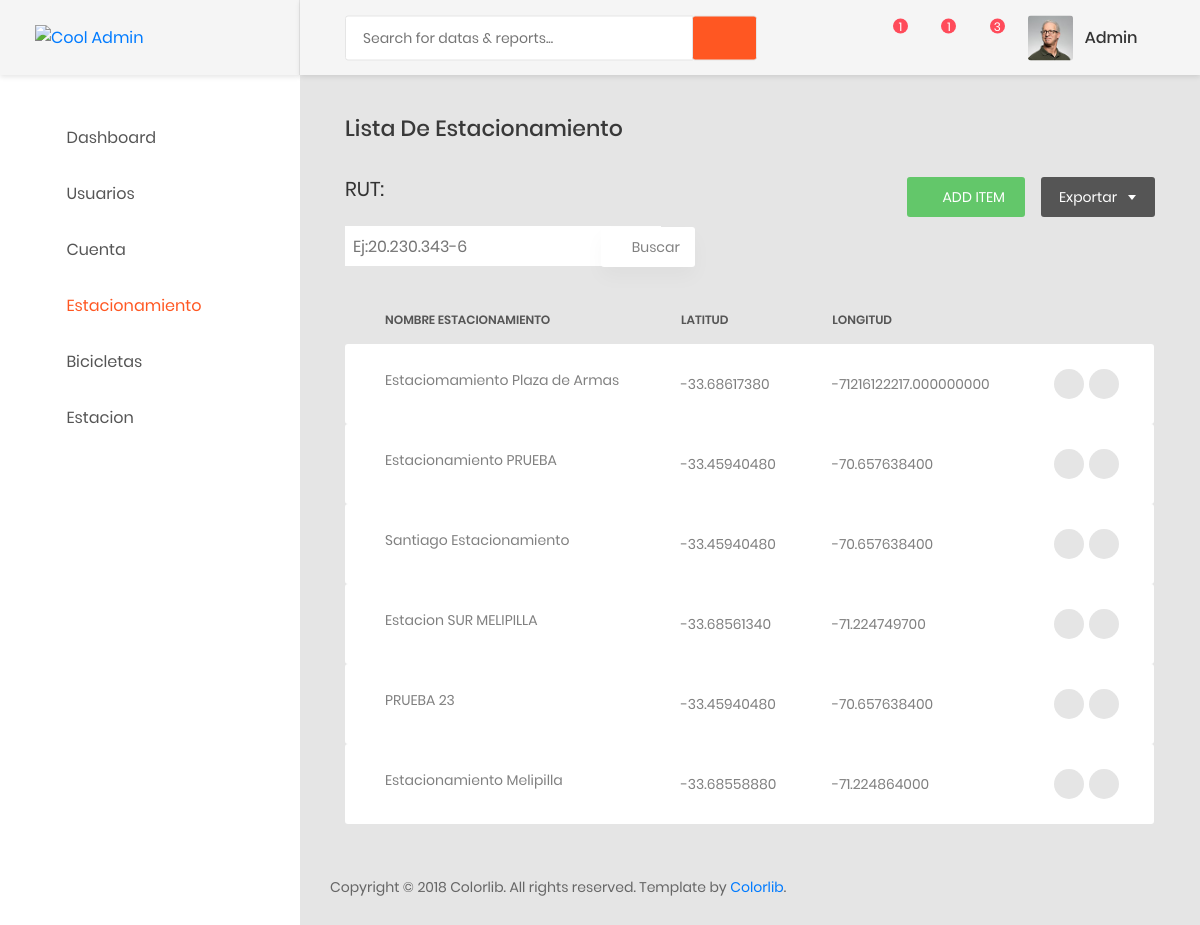
Before: /Dashboard/park/list (signed in) with the older database file.
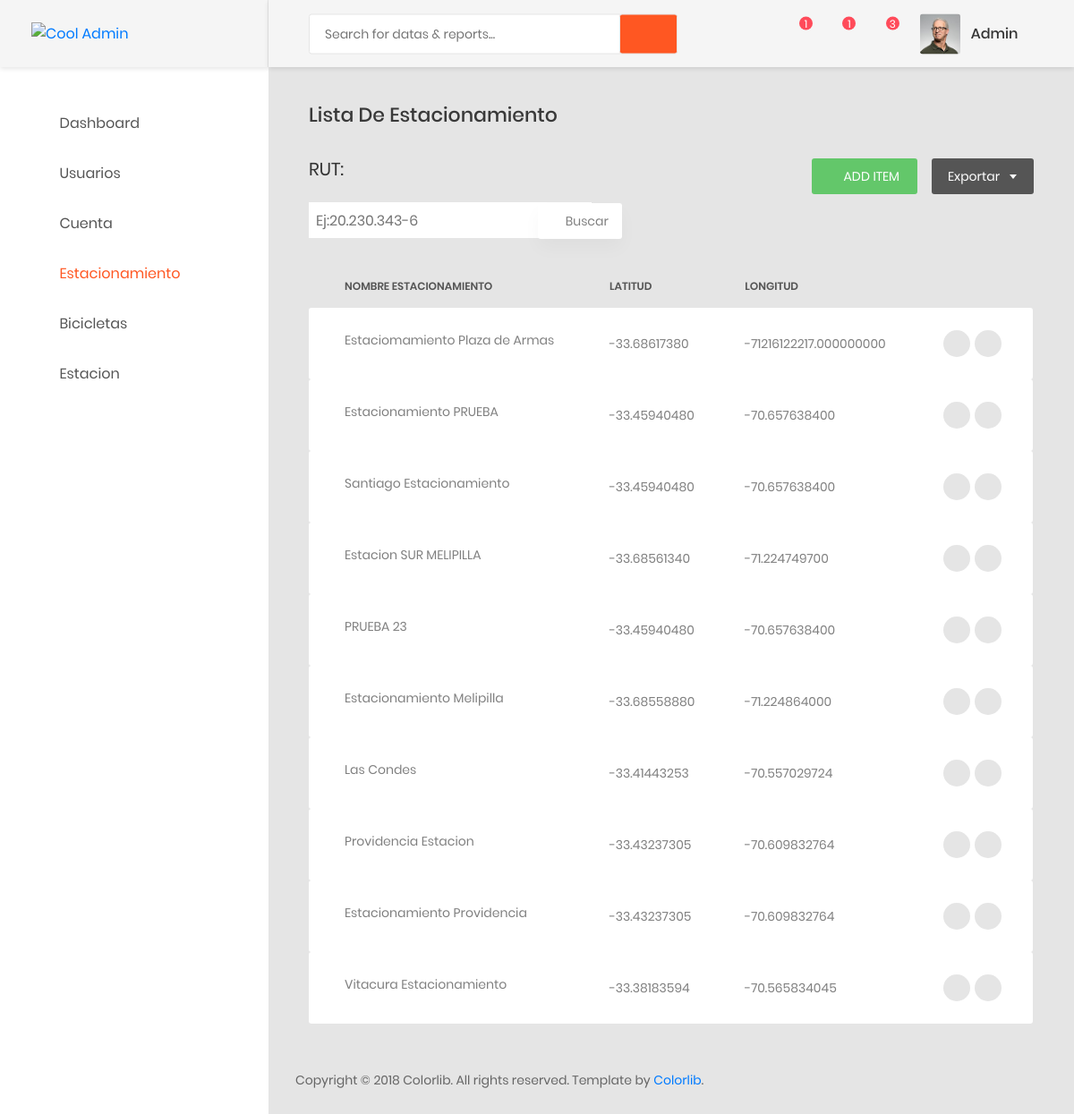
After: the same page with the newer database file.
### AppMobike/models.py (models this page shows, shortened)
class UserMobike(AbstractBaseUser):
     username=models.CharField('Nombre de usuario', unique=True,max_length=100)
     email=models.EmailField('Correo Electronico',max_length=254,unique=True)
     name=models.CharField('Nombre',max_length=200,blank=False,null=False)
     last_name=models.CharField('Apellido',max_length=200)
     user_type=models.CharField( max_length=300, default='Cliente')
     account_balance=models.CharField(max_length=50,default="0")
     Image_Profile = models.ImageField('Imagen de Perfil',   height_field=None, width_field=None, max_length=200)
     state_account = models.BooleanField( default=True)
     RUT=models.CharField('RUT',max_length=13 , unique=True)
     admin_user = models.BooleanField( default=False)
     objects=UserMobikeManager()
     USERNAME_FIELD= 'username'
     REQUIRED_FIELDS=['email','name','last_name','RUT']
     class Meta:
          verbose_name_plural="RUT"

class BicycleParking(models.Model):
      name= models.CharField('Nombre Estacionamiento', max_length=200,unique=True,null=False)
      Latitude= models.DecimalField('Latitud',max_digits=22, decimal_places=8, blank=True, null=False)
      Longitude= models.DecimalField('Longitud',max_digits=22, decimal_places=9, blank=True, null=False)

### AppMobike/Controllers/UserController.py (the view)
# urls.py: path('Dashboard/park/list', UserController.ListParkStation , name='ListParkStation'),
def ListParkStation(request):
     if CheckStatusAccount(request):
        return HttpResponse("<h1>Tu Cuenta esta Bloqueda Contacta con Administración </h1> <a href=/logout>Cerrar Sesion</a> ." )
     if GetCurrentTypeUser(request)=="Funcionario" or GetCurrentTypeUser(request)=="Cliente":
        return HttpResponse("<h1>Acceso Denegado </h1> <a href=/Dashboard>ir Al Panel de Inicio</a> ." )
     all_BicycleParking={}
     all_BicycleParking = BicycleParking.objects.values()
     current_user=GetCurrentUser(request)
     all_BicycleParking = list(all_BicycleParking)
     return render(request,'views/ListPark.html', {'ListPark':all_BicycleParking, 'username':current_user})

### AppMobike/Controllers/UserController.py (called while the page is built)
def CheckStatusAccount(request):
     status_account = UserMobike.objects.get(id=request.user.id)
     if status_account.state_account == False:
        return True

def GetCurrentUser(request):
    current_user=request.user.username
    return current_user

def GetCurrentTypeUser(request):
    user_type=request.user.user_type
    return user_type

### AppMobike/templates/views/ListPark.html (shortened to what this page needs)
<!DOCTYPE html>
<html lang="en">
<head>
    <link href="/static/css/font-face.css" rel="stylesheet" media="all">
    <link href="/static/vendor/font-awesome-4.7/css/font-awesome.min.css" rel="stylesheet" media="all">
    <link href="/static/vendor/font-awesome-5/css/fontawesome-all.min.css" rel="stylesheet" media="all">
    <link href="/static/vendor/mdi-font/css/material-design-iconic-font.min.css" rel="stylesheet" media="all">
    <link href="/static/vendor/bootstrap-4.1/bootstrap.min.css" rel="stylesheet" media="all">
    <link href="/static/vendor/animsition/animsition.min.css" rel="stylesheet" media="all">
    <link href="/static/vendor/bootstrap-progressbar/bootstrap-progressbar-3.3.4.min.css" rel="stylesheet" media="all">
    <link href="/static/vendor/wow/animate.css" rel="stylesheet" media="all">
    <link href="/static/vendor/css-hamburgers/hamburgers.min.css" rel="stylesheet" media="all">
    <link href="/static/vendor/slick/slick.css" rel="stylesheet" media="all">
    <link href="/static/vendor/select2/select2.min.css" rel="stylesheet" media="all">
    <link href="/static/vendor/perfect-scrollbar/perfect-scrollbar.css" rel="stylesheet" media="all">
    <link href="/static/css/theme.css" rel="stylesheet" media="all">
</head>
<body class="animsition">
    <div class="page-wrapper">
        <aside class="menu-sidebar d-none d-lg-block">
            <div class="logo">
                <a href="#">
                    <img src="https://mobike.com/global/public/header_logo_dark.png" alt="Cool Admin" />
                </a>
            </div>
            <div class="menu-sidebar__content js-scrollbar1">
                <nav class="navbar-sidebar">
                    <ul class="list-unstyled navbar__list">
                        <li class="has-sub">
                            <a class="js-arrow" href="#">
                                <i class="fas fa-tachometer-alt"></i>Dashboard</a>
                        </li>
                        <li class="">
                            <a href="../../Dashboard/users">
                                <i class="fas fa-users"></i>Usuarios</a>
                        </li>
                        <li class="has-sub">
                            <a class="js-arrow" href="#">
                                <i class="fas fa-user"></i>Cuenta</a>
                        </li>
                        <li class="active has-sub">
                            <a class="js-arrow" href="#">
                                <i class="fas fa-map-marker-alt"></i>Estacionamiento</a>
                        </li>
                        <li class="has-sub">
                            <a class="js-arrow" href="#">
                                <i class="zmdi zmdi zmdi-bike"></i>Bicicletas</a>
                        </li>
                        <li class="has-sub">
                            <a class="js-arrow" href="#">
                                <i class="fas fa-map-marker-alt"></i>Estacion</a>
                        </li>
                    </ul>
                </nav>
            </div>
        </aside>
        <div class="page-container">
            <header class="header-desktop">
                <div class="section__content section__content--p30">
                    <div class="container-fluid">
                        <div class="header-wrap">
                            <form class="form-header" action="" method="POST">
                                <input class="au-input au-input--xl" type="text" name="search"
                                    placeholder="Search for datas &amp; reports..." />
                                <button class="au-btn--submit" type="submit">
                                    <i class="zmdi zmdi-search"></i>
                                </button>
                            </form>
                            <div class="header-button">
                                <div class="noti-wrap">
                                    <div class="noti__item js-item-menu">
                                        <i class="zmdi zmdi-comment-more"></i>
                                        <span class="quantity">1</span>
                                    </div>
                                    <div class="noti__item js-item-menu">
                                        <i class="zmdi zmdi-email"></i>
                                        <span class="quantity">1</span>
                                    </div>
                                    <div class="noti__item js-item-menu">
                                        <i class="zmdi zmdi-notifications"></i>
                                        <span class="quantity">3</span>
                                    </div>
                                </div>
                                <div class="account-wrap">
                                    <div class="account-item clearfix js-item-menu">
                                        <div class="image">
                                            <img src="/static/images/icon/avatar-01.jpg" alt="John Doe" />
                                        </div>
                                        <div class="content">
                                            <a class="js-acc-btn" href="#">{{username}}</a>
                                        </div>
                                    </div>
                                </div>
                            </div>
                        </div>
                    </div>
                </div>
            </header>
            <div class="main-content">
                <div class="section__content section__content--p30">
                    <div class="container-fluid">
                        <div class="row">
                            <div class="col-md-12">
                                <h3 class="title-5 m-b-35">Lista de Estacionamiento</h3>
                                <div class="table-data__tool">
                                    <div class="table-data__tool-left">
                                        <div class="rs-select2--light rs-select2--md">
                                            <h4 class="title-3 m-b-25" style="font-size: 20px;">RUT:</h4>
                                            <input type="text" placeholder="  Ej:20.230.343-6" style="height: 40px;">
                                        </div>
                                        <button class="au-btn-filter" style="margin-left:-50px;">
                                            <i class="zmdi zmdi-filter-list"></i>Buscar</button>
                                    </div>
                                    <div class="table-data__tool-right">
                                        <button class="au-btn au-btn-icon au-btn--green au-btn--small">
                                            <i class="zmdi zmdi-plus"></i>add item</button>
                                        <div class="rs-select2--dark rs-select2--sm rs-select2--dark2">
                                        </div>
                                    </div>
                                </div>
                                <div class="table-responsive table-responsive-data2">
                                    <table class="table table-data2">
                                        <thead>
                                            <tr>
                                                <th>
                                                Nombre Estacionamiento
                                                </th>
                                                <th>Latitud</th>
                                                <th>Longitud</th>
                                            </tr>
                                        </thead>
                                        <tbody>
                                            {% for row in ListPark %}
                                            <td>{{row.name}}</td>
                                            <td>
                                                <span class="desc">{{row.Latitude}}</span>
                                            </td>
                                            <td>
                                                <span class="desc">{{row.Longitude}}</span>
                                            </td>
                                            <td>
                                                <div class="table-data-feature">
                                                    <button onclick="" class="item" data-toggle="tooltip"
                                                        data-placement="top" title="Eliminar">
                                                        <a ><i
                                                                class="zmdi zmdi-block"></i></a>
                                                    </button>
                                                    <button class="item" data-toggle="tooltip" data-placement="top"
                                                        title="Veer">
                                                        <a name="username"
                                                            id="Eliminar"><i class="zmdi zmdi-delete"></i></a>
                                                    </button>
                                                </div>
                                            </td>
                                            {% endfor %}
                                        </tbody>
                                    </table>
                                </div>
                            </div>
                        </div>
                        <div class="row m-t-30">
                            <div class="col-md-12">
                            </div>
                            <div class="row">
                                <div class="col-md-12">
                                    <div class="copyright">
                                        <p>Copyright © 2018 Colorlib. All rights reserved. Template by <a
                                                href="https://colorlib.com">Colorlib</a>.</p>
                                    </div>
                                </div>
                            </div>
                        </div>
                    </div>
                </div>
            </div>
        </div>
</body>
</html>

Changed rows visible on the page:
added BicycleParking: name "Las Condes", Latitude "-33.41443253", Longitude "-70.557029724"
added BicycleParking: name "Providencia Estacion", Latitude "-33.43237305", Longitude "-70.609832764"
added BicycleParking: name "Estacionamiento Providencia", Latitude "-33.43237305", Longitude "-70.609832764"
added BicycleParking: name "Vitacura Estacionamiento", Latitude "-33.38183594", Longitude "-70.565834045"
